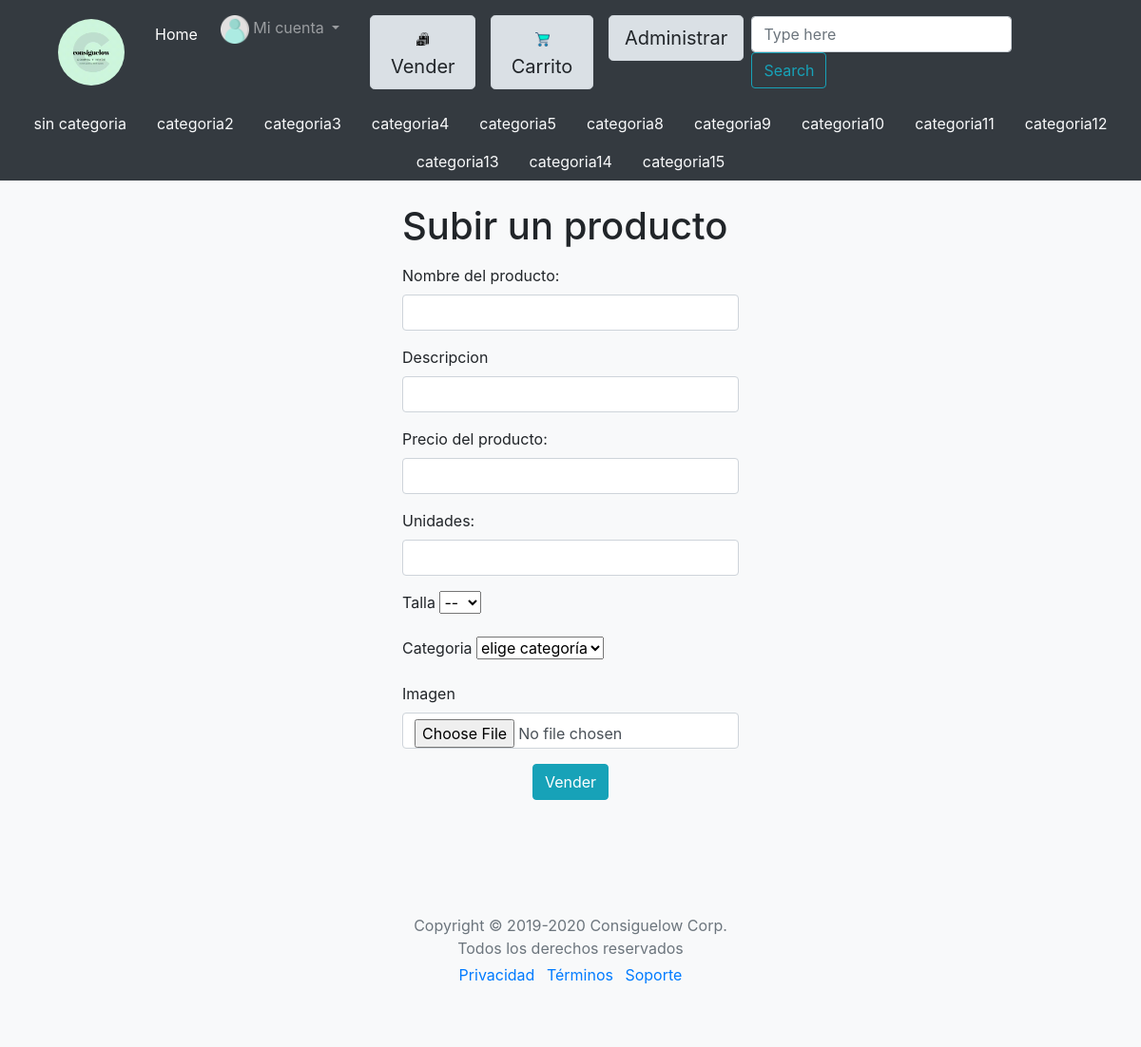
/vender.php (signed in), run on the app's committed database.
### tables this page shows
CREATE TABLE `categorias` (
  `id` INT(11) NOT NULL AUTO_INCREMENT ,
  `nombre` VARCHAR(20) NOT NULL ,
  `descripcion` VARCHAR(100) NOT NULL ,
  PRIMARY KEY (`id`)
);

### includes/config.php (called while the page is built, shortened)
<?php
spl_autoload_register(function ($class) {
    $prefix = 'es\\fdi\\ucm\\aw';
    $base_dir = __DIR__;
    $len = strlen($prefix);
    $relative_class = substr($class, $len);
    $file = $base_dir . str_replace('\\', '/', $relative_class) . '.php';
});

### includes/Talla.php (called while the page is built, shortened)
<?php
class Talla{
    private static $valores = array(0 => '--', 1 => 'XS', 2 =>  'S', 3 =>  'M', 4  =>'L',  5 =>'XL');
    public function getValor($num){
        return self::$valores[$num];
    }
    public function numValores(){
        return sizeof(self::$valores);
    }
}
?>

### includes/Categoria.php (called while the page is built, shortened)
<?php
class Categoria
{
    public static function getAll()
    {
        $app = Aplicacion::getSingleton();
        $conn = $app->conexionBd();
        $query = sprintf("SELECT * FROM categorias");
        $result = [];
        $rs = $conn->query($query);
        if ($rs) {
            if ( $rs->num_rows > 0) {
                while($fila = $rs->fetch_assoc()) {
                    $result[]=new Categoria($fila['nombre'],$fila['descripcion'], $fila['id']);
                }
            } else {
                $result= 'No se ha cargado ninguna categoría';
            }
        }else{
            echo "Error al consultar en la BD: (" . $conn->errno . ") " . utf8_encode($conn->error);
            exit();
        }
        return $result;
    }
    public static function getNotEmpties()
    {
        $app = Aplicacion::getSingleton();
        $conn = $app->conexionBd();
        $query = sprintf("SELECT DISTINCT  categorias.id, categorias.descripcion, categorias.nombre FROM categorias INNER JOIN productos ON categorias.id=productos.categoria");
        $rs = $conn->query($query);
        $result = [];
        $rs = $conn->query($query);
        if ($rs) {
            if ( $rs->num_rows > 0) {
                while($fila = $rs->fetch_assoc()) {
                    $result[]=new Categoria($fila['nombre'],$fila['descripcion'], $fila['id']);
                }
            } else {
                $result = 'No se ha cargado ninguna categoría';
            }
        }else{
            echo "Error al consultar en la BD: (" . $conn->errno . ") " . utf8_encode($conn->error);
            exit();
        }
        return $result;
    }
    private $id;
    private $nombre;
    public function __construct($nombre, $descripcion, $id = NULL){
        $this->nombre = $nombre;
        $this->id = $id;
    }
    public function id()
    {
        return $this->id;
    }
    public function nombre()
    {
        return $this->nombre;
    }
}

### includes/Aplicacion.php (called while the page is built, shortened)
<?php
class Aplicacion
{
  private static $instancia;
  public static function getSingleton()
  {
      if (  !self::$instancia instanceof self) {
         self::$instancia = new self;
      }
      return self::$instancia;
  }
  public function tieneRol($rol, $cabeceraError=NULL, $mensajeError=NULL)
  {
    $roles = $_SESSION['roles'] ?? array();
    return true;
  }
}

### includes/FormularioVender.php (the view, shortened to what this page needs)
<?php
class FormularioVender extends Form
{
    protected function generaCamposFormulario($datos)
    {
       $nombreProd = '';
        $descripcion= '';
        $precio ='';
        $talla= new Talla();
        $unidades='';
        $imgUpload='';
        $cat = Categoria::getAll();
        $selectCategory =<<<EOF
        <select class="category" name="categoria">
        <option selected="selected">elige categoría</option>
EOF;
        if (is_array($cat)){
            foreach($cat as $item){
                $nombre = $item->nombre();
                $id = $item->id();
            $selectCategory .= <<<EOF
                <option value="$id"> $nombre</option>
EOF;
            }
        }
        $selectTalla='';
        for ($x = 0; $x < $talla->numValores(); $x++) {
            $texto = $talla->getValor($x);
            $selectTalla.=<<<EOF
                        <option value="$x">$texto</option>
EOF;
}
       $html =<<<EOF
       <div class="form-group m-2" >
            <fieldset>
            <p><label>Nombre del producto:</label>
            <input class="form-control" type="text" name="nombre" value="$nombreProd"/></p>
            <p><label>Descripcion</label>
            <input type="text" class="form-control" name="descripcion" value="$descripcion"/></p>
            <p><label>Precio del producto:</label>
            <input type="text" class="form-control" name="precio" value="$precio"/></p>
            <p><label>Unidades:</label>
            <input type="text" class="form-control" name="unidades" value="$unidades"/></p>
            <p><label>Talla</label>
            <select name="talla">
                $selectTalla
            </select>
            <p><label>Categoria</label>
                $selectCategory
            </select>
            <p><label>Imagen</label>
            <input type="file" class="form-control" name="imagen" value="$imgUpload"/></p>
            <div class="form-group text-center">
                <button type="submit" class="btn btn-info" name="sell">Vender</button>
            </div>
            </fieldset>
        </div>
EOF;
        return $html;
    }
}

### includes/common/cabecera.php (shortened to what this page needs)
<?php
function generaNavItems($categorias=array()){
    $html='';
        foreach($categorias as $cat){
            $nombre = $cat->nombre();
            $id = $cat->id();
            if ($nombre!=='sin categoría'){
                $html.=<<<EOF
                <li class="nav-item">
                    <a class="nav-link text-light" href="categoria.php?id=$id">$nombre</a>
                </li>
EOF;
            }
        }
    return $html;
}
$htmlNavCat = '';
$categorias = Categoria::getNotEmpties();
if (!is_array($categorias)){
    $htmlNavCat=<<<EOF
    <p class="text-white"> $categorias</p>
EOF;
}else{
    $htmlNavCat= generaNavItems($categorias);
}
?>
<div class="container-fluid bg-success bg-dark">
    <div class="container">
        <nav class="navbar navbar-expand-lg navbar-dark bg-dark">
            <a class="navbar-brand img-fluid" href="index.php?">
                <img src="img/logo.gif" class="rounded-circle" alt="imagen no disponible" width="70" height="70">
            </a>
            <div class="collapse navbar-collapse" id="navbarSupportedContent">
                <ul class="navbar-nav mr-auto">
                    <li class="nav-item active m-2">
                        <a class="nav-link" href="index.php">Home</a>
                    </li>
                    <li class="nav-item dropdown text-center  mr-3">
                        <a class="nav-link dropdown-toggle " href="#" id="navbarDropdown" role="button" data-toggle="dropdown" aria-haspopup="true" aria-expanded="false">
                            <span class="align-baseline">
                                <img src="img/person.png" alt="imagen no disponible" width="30" height="30">
                                Mi cuenta
                            </span>
                        </a>
                            <?php
                            $logueado=false;
                                if (isset($_SESSION["login"]) && ($_SESSION["login"]===true)) {
                                    $logueado = true;
                            ?>
                            <?php
                            }
                            ?>
                    </li>
                    <li class="nav-item m-2">
                        <a href="vender.php" class="btn d-block btn-light btn-lg active" role="button" aria-pressed="true">
                            <span>
                                <img src="img/sell.png" alt="imagen no disponible" width="15" height="15">
                                Vender
                            </span>
                        </a>
                    </li>
                    <li class="nav-item m-2">
                        <a href="carro.php" class="btn btn-light btn-lg active d-block" role="button" aria-pressed="true">
                            <span>
                                <img src="img/shopping-cart.png" alt="imagen no disponible" width="15" height="15">
                                Carrito
                            </span>
                        </a>
                    </li>
                    <?php
                        if ($logueado===true && $app->tieneRol('admin', '', '')) {
                    ?>
                        <li class="nav-item m-2">
                            <a href="vistaAdmin.php" class="btn d-block btn-light btn-lg active" role="button" aria-pressed="true">
                                Administrar
                            </a>
                        </li>
                        <?php
                            }
                            ?>
                </ul>
                <form class="form-inline my-2 my-lg-0 d-sm-flex" action="filtrar.php" method="GET">
                    <input class="form-control mr-sm-2" name="search" id="busqueda" type="text" value='' placeholder="Type here"></input>
                    <input class="btn btn-outline-info my-2 my-sm-0" type="submit" value="Search"></input>
                </form>
            </div>
        </nav>
    </div>
    <ul class="nav justify-content-center">
        <?php
            echo $htmlNavCat;
        ?>
    </ul>
</div>

### data on the page
categorias: nombre "sin categoria"
categorias: nombre "categoria2"
categorias: nombre "categoria3"
categorias: nombre "categoria4"
categorias: nombre "categoria5"
categorias: nombre "categoria8"
categorias: nombre "categoria9"
categorias: nombre "categoria10"
categorias: nombre "categoria11"
categorias: nombre "categoria12"
categorias: nombre "categoria13"
categorias: nombre "categoria14"
categorias: nombre "categoria15"

### other printed values
form field talla "--"
